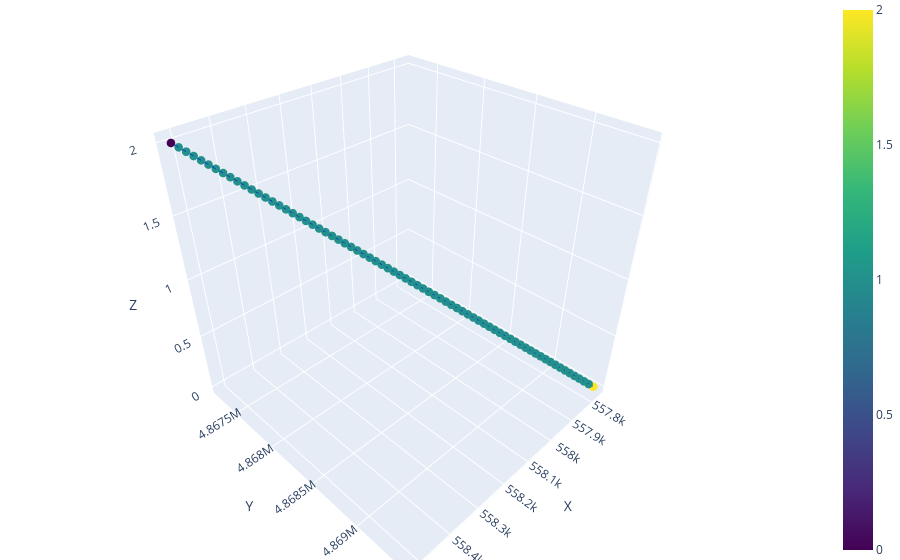

Here is the notebook cell this chart was saved with:
### Markdown cell above
# Load Network

### Code cell
network_name = "slope_0008"
nodes = 'nodes.csv'
network_dir = f'conduit_geometry_test/networks/{network_name}'
network = ok.load_network_data(f'{network_dir}/{nodes}', f'{network_dir}/edges.csv', debug= True)
network.extract_diffuse_inlets()
network.conduit_lengths()
network.plot_3D_network(node_color = 'type')

### Figure 1 — Plotly figure (JSON) as saved in the notebook; plotly's stock layout.template omitted (floating-point values rounded to 4 significant figures)
{"data": [{"line": {"color": "blue", "width": 1}, "mode": "lines", "showlegend": false, "type": "scatter3d", "x": [558500.0, 558500.0], "y": [4867000.0, 4867000.0], "z": [2.0, 1.972]}, {"line": {"color": "blue", "width": 1}, "mode": "lines", "showlegend": false, "type": "scatter3d", "x": [558500.0, 558500.0], "y": [4867000.0, 4867000.0], "z": [1.972, 1.944]}, {"line": {"color": "blue", "width": 1}, "mode": "lines", "showlegend": false, "type": "scatter3d", "x": [558500.0, 558500.0], "y": [4867000.0, 4867000.0], "z": [1.944, 1.915]}, {"line": {"color": "blue", "width": 1}, "mode": "lines", "showlegend": false, "type": "scatter3d", "x": [558500.0, 558500.0], "y": [4867000.0, 4867000.0], "z": [1.915, 1.887]}, {"line": {"color": "blue", "width": 1}, "mode": "lines", "showlegend": false, "type": "scatter3d", "x": [558500.0, 558500.0], "y": [4867000.0, 4867000.0], "z": [1.887, 1.859]}, {"line": {"color": "blue", "width": 1}, "mode": "lines", "showlegend": false, "type": "scatter3d", "x": [558500.0, 558500.0], "y": [4867000.0, 4867000.0], "z": [1.859, 1.831]}, {"line": {"color": "blue", "width": 1}, "mode": "lines", "showlegend": false, "type": "scatter3d", "x": [558500.0, 558400.0], "y": [4867000.0, 4867000.0], "z": [1.831, 1.803]}, {"line": {"color": "blue", "width": 1}, "mode": "lines", "showlegend": false, "type": "scatter3d", "x": [558400.0, 558400.0], "y": [4867000.0, 4867000.0], "z": [1.803, 1.775]}, {"line": {"color": "blue", "width": 1}, "mode": "lines", "showlegend": false, "type": "scatter3d", "x": [558400.0, 558400.0], "y": [4867000.0, 4868000.0], "z": [1.775, 1.746]}, {"line": {"color": "blue", "width": 1}, "mode": "lines", "showlegend": false, "type": "scatter3d", "x": [558400.0, 558400.0], "y": [4868000.0, 4868000.0], "z": [1.746, 1.718]}, {"line": {"color": "blue", "width": 1}, "mode": "lines", "showlegend": false, "type": "scatter3d", "x": [558400.0, 558400.0], "y": [4868000.0, 4868000.0], "z": [1.718, 1.69]}, {"line": {"color": "blue", "width": 1}, "mode": "lines", "showlegend": false, "type": "scatter3d", "x": [558400.0, 558400.0], "y": [4868000.0, 4868000.0], "z": [1.69, 1.662]}, {"line": {"color": "blue", "width": 1}, "mode": "lines", "showlegend": false, "type": "scatter3d", "x": [558400.0, 558400.0], "y": [4868000.0, 4868000.0], "z": [1.662, 1.634]}, {"line": {"color": "blue", "width": 1}, "mode": "lines", "showlegend": false, "type": "scatter3d", "x": [558400.0, 558400.0], "y": [4868000.0, 4868000.0], "z": [1.634, 1.606]}, {"line": {"color": "blue", "width": 1}, "mode": "lines", "showlegend": false, "type": "scatter3d", "x": [558400.0, 558400.0], "y": [4868000.0, 4868000.0], "z": [1.606, 1.577]}, {"line": {"color": "blue", "width": 1}, "mode": "lines", "showlegend": false, "type": "scatter3d", "x": [558400.0, 558300.0], "y": [4868000.0, 4868000.0], "z": [1.577, 1.549]}, {"line": {"color": "blue", "width": 1}, "mode": "lines", "showlegend": false, "type": "scatter3d", "x": [558300.0, 558300.0], "y": [4868000.0, 4868000.0], "z": [1.549, 1.521]}, {"line": {"color": "blue", "width": 1}, "mode": "lines", "showlegend": false, "type": "scatter3d", "x": [558300.0, 558300.0], "y": [4868000.0, 4868000.0], "z": [1.521, 1.493]}, {"line": {"color": "blue", "width": 1}, "mode": "lines", "showlegend": false, "type": "scatter3d", "x": [558300.0, 558300.0], "y": [4868000.0, 4868000.0], "z": [1.493, 1.465]}, {"line": {"color": "blue", "width": 1}, "mode": "lines", "showlegend": false, "type": "scatter3d", "x": [558300.0, 558300.0], "y": [4868000.0, 4868000.0], "z": [1.465, 1.437]}, {"line": {"color": "blue", "width": 1}, "mode": "lines", "showlegend": false, "type": "scatter3d", "x": [558300.0, 558300.0], "y": [4868000.0, 4868000.0], "z": [1.437, 1.408]}, {"line": {"color": "blue", "width": 1}, "mode": "lines", "showlegend": false, "type": "scatter3d", "x": [558300.0, 558300.0], "y": [4868000.0, 4868000.0], "z": [1.408, 1.38]}, {"line": {"color": "blue", "width": 1}, "mode": "lines", "showlegend": false, "type": "scatter3d", "x": [558300.0, 558300.0], "y": [4868000.0, 4868000.0], "z": [1.38, 1.352]}, {"line": {"color": "blue", "width": 1}, "mode": "lines", "showlegend": false, "type": "scatter3d", "x": [558300.0, 558300.0], "y": [4868000.0, 4868000.0], "z": [1.352, 1.324]}, {"line": {"color": "blue", "width": 1}, "mode": "lines", "showlegend": false, "type": "scatter3d", "x": [558300.0, 558300.0], "y": [4868000.0, 4868000.0], "z": [1.324, 1.296]}, {"line": {"color": "blue", "width": 1}, "mode": "lines", "showlegend": false, "type": "scatter3d", "x": [558300.0, 558200.0], "y": [4868000.0, 4868000.0], "z": [1.296, 1.268]}, {"line": {"color": "blue", "width": 1}, "mode": "lines", "showlegend": false, "type": "scatter3d", "x": [558200.0, 558200.0], "y": [4868000.0, 4868000.0], "z": [1.268, 1.239]}, {"line": {"color": "blue", "width": 1}, "mode": "lines", "showlegend": false, "type": "scatter3d", "x": [558200.0, 558200.0], "y": [4868000.0, 4868000.0], "z": [1.239, 1.211]}, {"line": {"color": "blue", "width": 1}, "mode": "lines", "showlegend": false, "type": "scatter3d", "x": [558200.0, 558200.0], "y": [4868000.0, 4868000.0], "z": [1.211, 1.183]}, {"line": {"color": "blue", "width": 1}, "mode": "lines", "showlegend": false, "type": "scatter3d", "x": [558200.0, 558200.0], "y": [4868000.0, 4868000.0], "z": [1.183, 1.155]}, {"line": {"color": "blue", "width": 1}, "mode": "lines", "showlegend": false, "type": "scatter3d", "x": [558200.0, 558200.0], "y": [4868000.0, 4868000.0], "z": [1.155, 1.127]}, {"line": {"color": "blue", "width": 1}, "mode": "lines", "showlegend": false, "type": "scatter3d", "x": [558200.0, 558200.0], "y": [4868000.0, 4868000.0], "z": [1.127, 1.099]}, {"line": {"color": "blue", "width": 1}, "mode": "lines", "showlegend": false, "type": "scatter3d", "x": [558200.0, 558200.0], "y": [4868000.0, 4868000.0], "z": [1.099, 1.07]}, {"line": {"color": "blue", "width": 1}, "mode": "lines", "showlegend": false, "type": "scatter3d", "x": [558200.0, 558200.0], "y": [4868000.0, 4868000.0], "z": [1.07, 1.042]}, {"line": {"color": "blue", "width": 1}, "mode": "lines", "showlegend": false, "type": "scatter3d", "x": [558200.0, 558100.0], "y": [4868000.0, 4868000.0], "z": [1.042, 1.014]}, {"line": {"color": "blue", "width": 1}, "mode": "lines", "showlegend": false, "type": "scatter3d", "x": [558100.0, 558100.0], "y": [4868000.0, 4868000.0], "z": [1.014, 0.9859]}, {"line": {"color": "blue", "width": 1}, "mode": "lines", "showlegend": false, "type": "scatter3d", "x": [558100.0, 558100.0], "y": [4868000.0, 4868000.0], "z": [0.9859, 0.9577]}, {"line": {"color": "blue", "width": 1}, "mode": "lines", "showlegend": false, "type": "scatter3d", "x": [558100.0, 558100.0], "y": [4868000.0, 4868000.0], "z": [0.9577, 0.9296]}, {"line": {"color": "blue", "width": 1}, "mode": "lines", "showlegend": false, "type": "scatter3d", "x": [558100.0, 558100.0], "y": [4868000.0, 4868000.0], "z": [0.9296, 0.9014]}, {"line": {"color": "blue", "width": 1}, "mode": "lines", "showlegend": false, "type": "scatter3d", "x": [558100.0, 558100.0], "y": [4868000.0, 4868000.0], "z": [0.9014, 0.8732]}, {"line": {"color": "blue", "width": 1}, "mode": "lines", "showlegend": false, "type": "scatter3d", "x": [558100.0, 558100.0], "y": [4868000.0, 4869000.0], "z": [0.8732, 0.8451]}, {"line": {"color": "blue", "width": 1}, "mode": "lines", "showlegend": false, "type": "scatter3d", "x": [558100.0, 558100.0], "y": [4869000.0, 4869000.0], "z": [0.8451, 0.8169]}, {"line": {"color": "blue", "width": 1}, "mode": "lines", "showlegend": false, "type": "scatter3d", "x": [558100.0, 558100.0], "y": [4869000.0, 4869000.0], "z": [0.8169, 0.7887]}, {"line": {"color": "blue", "width": 1}, "mode": "lines", "showlegend": false, "type": "scatter3d", "x": [558100.0, 558100.0], "y": [4869000.0, 4869000.0], "z": [0.7887, 0.7606]}, {"line": {"color": "blue", "width": 1}, "mode": "lines", "showlegend": false, "type": "scatter3d", "x": [558100.0, 558000.0], "y": [4869000.0, 4869000.0], "z": [0.7606, 0.7324]}, {"line": {"color": "blue", "width": 1}, "mode": "lines", "showlegend": false, "type": "scatter3d", "x": [558000.0, 558000.0], "y": [4869000.0, 4869000.0], "z": [0.7324, 0.7042]}, {"line": {"color": "blue", "width": 1}, "mode": "lines", "showlegend": false, "type": "scatter3d", "x": [558000.0, 558000.0], "y": [4869000.0, 4869000.0], "z": [0.7042, 0.6761]}, {"line": {"color": "blue", "width": 1}, "mode": "lines", "showlegend": false, "type": "scatter3d", "x": [558000.0, 558000.0], "y": [4869000.0, 4869000.0], "z": [0.6761, 0.6479]}, {"line": {"color": "blue", "width": 1}, "mode": "lines", "showlegend": false, "type": "scatter3d", "x": [558000.0, 558000.0], "y": [4869000.0, 4869000.0], "z": [0.6479, 0.6197]}, {"line": {"color": "blue", "width": 1}, "mode": "lines", "showlegend": false, "type": "scatter3d", "x": [558000.0, 558000.0], "y": [4869000.0, 4869000.0], "z": [0.6197, 0.5915]}, {"line": {"color": "blue", "width": 1}, "mode": "lines", "showlegend": false, "type": "scatter3d", "x": [558000.0, 558000.0], "y": [4869000.0, 4869000.0], "z": [0.5915, 0.5634]}, {"line": {"color": "blue", "width": 1}, "mode": "lines", "showlegend": false, "type": "scatter3d", "x": [558000.0, 558000.0], "y": [4869000.0, 4869000.0], "z": [0.5634, 0.5352]}, {"line": {"color": "blue", "width": 1}, "mode": "lines", "showlegend": false, "type": "scatter3d", "x": [558000.0, 558000.0], "y": [4869000.0, 4869000.0], "z": [0.5352, 0.507]}, {"line": {"color": "blue", "width": 1}, "mode": "lines", "showlegend": false, "type": "scatter3d", "x": [558000.0, 557900.0], "y": [4869000.0, 4869000.0], "z": [0.507, 0.4789]}, {"line": {"color": "blue", "width": 1}, "mode": "lines", "showlegend": false, "type": "scatter3d", "x": [557900.0, 557900.0], "y": [4869000.0, 4869000.0], "z": [0.4789, 0.4507]}, {"line": {"color": "blue", "width": 1}, "mode": "lines", "showlegend": false, "type": "scatter3d", "x": [557900.0, 557900.0], "y": [4869000.0, 4869000.0], "z": [0.4507, 0.4225]}, {"line": {"color": "blue", "width": 1}, "mode": "lines", "showlegend": false, "type": "scatter3d", "x": [557900.0, 557900.0], "y": [4869000.0, 4869000.0], "z": [0.4225, 0.3944]}, {"line": {"color": "blue", "width": 1}, "mode": "lines", "showlegend": false, "type": "scatter3d", "x": [557900.0, 557900.0], "y": [4869000.0, 4869000.0], "z": [0.3944, 0.3662]}, {"line": {"color": "blue", "width": 1}, "mode": "lines", "showlegend": false, "type": "scatter3d", "x": [557900.0, 557900.0], "y": [4869000.0, 4869000.0], "z": [0.3662, 0.338]}, {"line": {"color": "blue", "width": 1}, "mode": "lines", "showlegend": false, "type": "scatter3d", "x": [557900.0, 557900.0], "y": [4869000.0, 4869000.0], "z": [0.338, 0.3099]}, {"line": {"color": "blue", "width": 1}, "mode": "lines", "showlegend": false, "type": "scatter3d", "x": [557900.0, 557900.0], "y": [4869000.0, 4869000.0], "z": [0.3099, 0.2817]}, {"line": {"color": "blue", "width": 1}, "mode": "lines", "showlegend": false, "type": "scatter3d", "x": [557900.0, 557900.0], "y": [4869000.0, 4869000.0], "z": [0.2817, 0.2535]}, {"line": {"color": "blue", "width": 1}, "mode": "lines", "showlegend": false, "type": "scatter3d", "x": [557900.0, 557900.0], "y": [4869000.0, 4869000.0], "z": [0.2535, 0.2254]}, {"line": {"color": "blue", "width": 1}, "mode": "lines", "showlegend": false, "type": "scatter3d", "x": [557900.0, 557800.0], "y": [4869000.0, 4869000.0], "z": [0.2254, 0.1972]}, {"line": {"color": "blue", "width": 1}, "mode": "lines", "showlegend": false, "type": "scatter3d", "x": [557800.0, 557800.0], "y": [4869000.0, 4869000.0], "z": [0.1972, 0.169]}, {"line": {"color": "blue", "width": 1}, "mode": "lines", "showlegend": false, "type": "scatter3d", "x": [557800.0, 557800.0], "y": [4869000.0, 4869000.0], "z": [0.169, 0.1408]}, {"line": {"color": "blue", "width": 1}, "mode": "lines", "showlegend": false, "type": "scatter3d", "x": [557800.0, 557800.0], "y": [4869000.0, 4869000.0], "z": [0.1408, 0.1127]}, {"line": {"color": "blue", "width": 1}, "mode": "lines", "showlegend": false, "type": "scatter3d", "x": [557800.0, 557800.0], "y": [4869000.0, 4869000.0], "z": [0.1127, 0.08451]}, {"line": {"color": "blue", "width": 1}, "mode": "lines", "showlegend": false, "type": "scatter3d", "x": [557800.0, 557800.0], "y": [4869000.0, 4869000.0], "z": [0.08451, 0.05634]}, {"line": {"color": "blue", "width": 1}, "mode": "lines", "showlegend": false, "type": "scatter3d", "x": [557800.0, 557800.0], "y": [4869000.0, 4869000.0], "z": [0.05634, 0.02817]}, {"line": {"color": "blue", "width": 1}, "mode": "lines", "showlegend": false, "type": "scatter3d", "x": [557800.0, 557800.0], "y": [4869000.0, 4869000.0], "z": [0.02817, 0.0]}, {"marker": {"color": [0, 2, 1, 1, 1, 1, 1, 1, 1, 1, 1, 1, 1, 1, 1, 1, 1, 1, 1, 1, 1, 1, 1, 1, 1, 1, 1, 1, 1, 1, 1, 1, 1, 1, 1, 1, 1, 1, 1, 1, 1, 1, 1, 1, 1, 1, 1, 1, 1, 1, 1, 1, 1, 1, 1, 1, 1, 1, 1, 1, 1, 1, 1, 1, 1, 1, 1, 1, 1, 1, 1, 1], "colorscale": [[0, "#440154"], [0.1111, "#482878"], [0.2222, "#3e4989"], [0.3333, "#31688e"], [0.4444, "#26828e"], [0.5556, "#1f9e89"], [0.6667, "#35b779"], [0.7778, "#6ece58"], [0.8889, "#b5de2b"], [1, "#fde725"]], "showscale": true, "size": 5}, "mode": "markers", "showlegend": false, "type": "scatter3d", "x": [558500.0, 557800.0, 558500.0, 558500.0, 558500.0, 558500.0, 558500.0, 558500.0, 558400.0, 558400.0, 558400.0, 558400.0, 558400.0, 558400.0, 558400.0, 558400.0, 558400.0, 558300.0, 558300.0, 558300.0, 558300.0, 558300.0, 558300.0, 558300.0, 558300.0, 558300.0, 558300.0, 558200.0, 558200.0, 558200.0, 558200.0, 558200.0, 558200.0, 558200.0, 558200.0, 558200.0, 558100.0, 558100.0, 558100.0, 558100.0, 558100.0, 558100.0, 558100.0, 558100.0, 558100.0, 558100.0, 558000.0, 558000.0, 558000.0, 558000.0, 558000.0, 558000.0, 558000.0, 558000.0, 558000.0, 557900.0, 557900.0, 557900.0, 557900.0, 557900.0, 557900.0, 557900.0, 557900.0, 557900.0, 557900.0, 557800.0, 557800.0, 557800.0, 557800.0, 557800.0, 557800.0, 557800.0], "y": [4867000.0, 4869000.0, 4867000.0, 4867000.0, 4867000.0, 4867000.0, 4867000.0, 4867000.0, 4867000.0, 4867000.0, 4868000.0, 4868000.0, 4868000.0, 4868000.0, 4868000.0, 4868000.0, 4868000.0, 4868000.0, 4868000.0, 4868000.0, 4868000.0, 4868000.0, 4868000.0, 4868000.0, 4868000.0, 4868000.0, 4868000.0, 4868000.0, 4868000.0, 4868000.0, 4868000.0, 4868000.0, 4868000.0, 4868000.0, 4868000.0, 4868000.0, 4868000.0, 4868000.0, 4868000.0, 4868000.0, 4868000.0, 4868000.0, 4869000.0, 4869000.0, 4869000.0, 4869000.0, 4869000.0, 4869000.0, 4869000.0, 4869000.0, 4869000.0, 4869000.0, 4869000.0, 4869000.0, 4869000.0, 4869000.0, 4869000.0, 4869000.0, 4869000.0, 4869000.0, 4869000.0, 4869000.0, 4869000.0, 4869000.0, 4869000.0, 4869000.0, 4869000.0, 4869000.0, 4869000.0, 4869000.0, 4869000.0, 4869000.0], "z": [2.0, 0.0, 1.972, 1.944, 1.915, 1.887, 1.859, 1.831, 1.803, 1.775, 1.746, 1.718, 1.69, 1.662, 1.634, 1.606, 1.577, 1.549, 1.521, 1.493, 1.465, 1.437, 1.408, 1.38, 1.352, 1.324, 1.296, 1.268, 1.239, 1.211, 1.183, 1.155, 1.127, 1.099, 1.07, 1.042, 1.014, 0.9859, 0.9577, 0.9296, 0.9014, 0.8732, 0.8451, 0.8169, 0.7887, 0.7606, 0.7324, 0.7042, 0.6761, 0.6479, 0.6197, 0.5915, 0.5634, 0.5352, 0.507, 0.4789, 0.4507, 0.4225, 0.3944, 0.3662, 0.338, 0.3099, 0.2817, 0.2535, 0.2254, 0.1972, 0.169, 0.1408, 0.1127, 0.08451, 0.05634, 0.02817]}], "layout": {"margin": {"b": 0, "l": 0, "r": 0, "t": 0}, "scene": {"xaxis": {"title": {"text": "X"}}, "yaxis": {"title": {"text": "Y"}}, "zaxis": {"title": {"text": "Z"}}}}}
